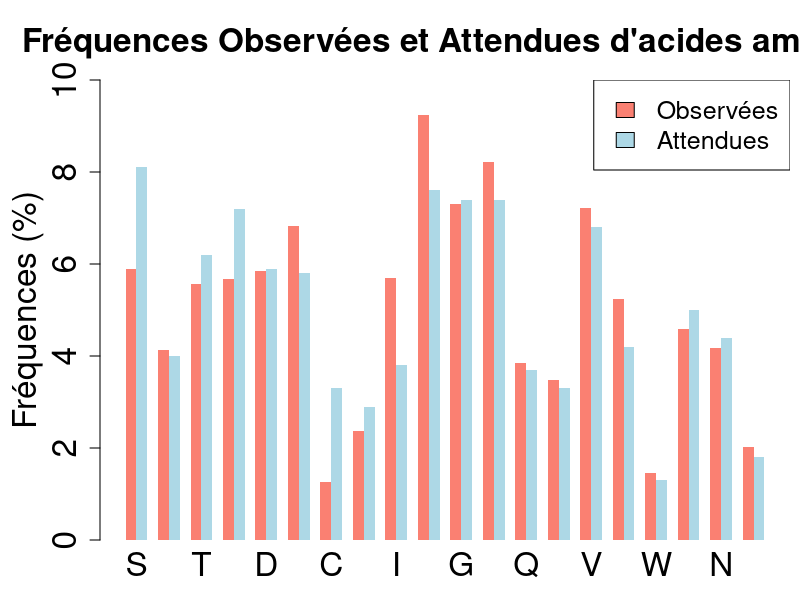
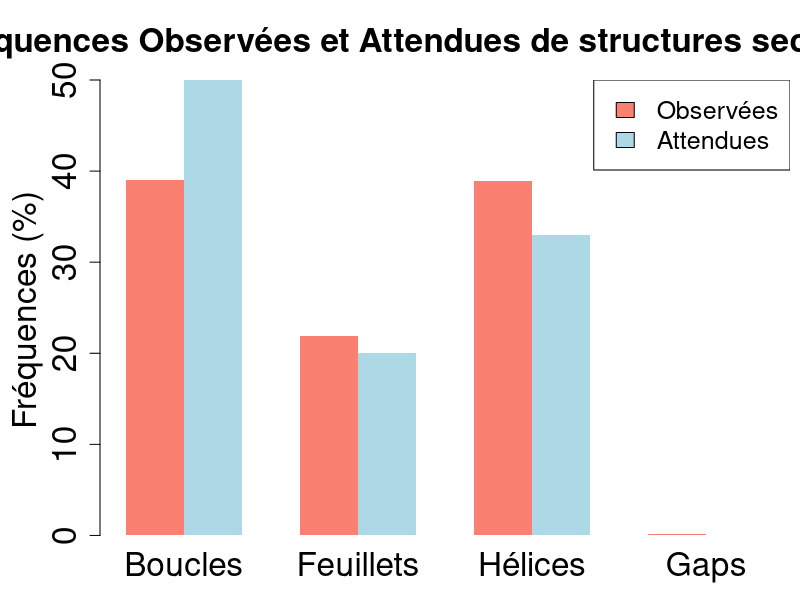
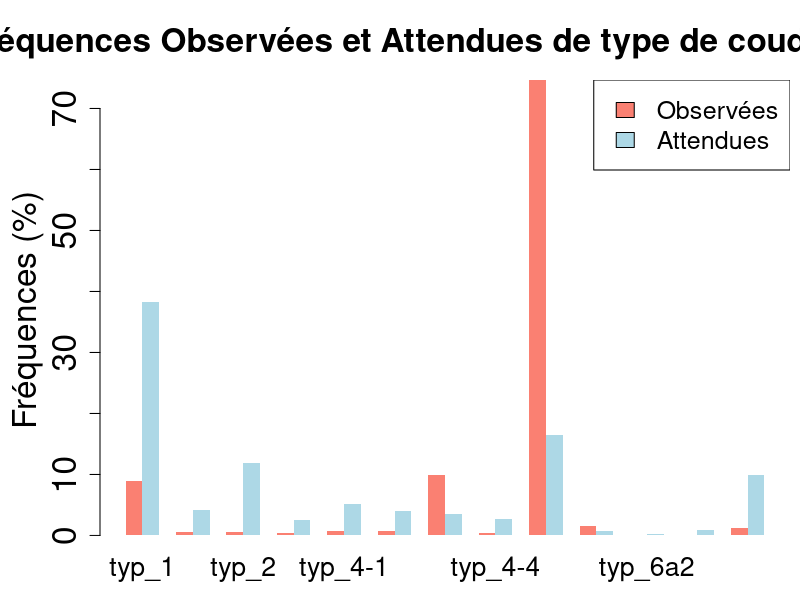

These figures' R source, in order:
rm(list=ls())
par(mar=c(3,5,4,0.5))

#####Fréquences Attendues VS Observées d'acides aminés
data_Ob = read.table('aa_freq.txt', header = T)
data_Ex = read.table('expectedAaFreq.txt', header = T)
dat = rbind(data_Ob$Frequency_..., data_Ex$Frequency_Expected...)
barplot(dat, beside=T, col = c('salmon', 'lightblue'), ylim = c(0,10),
        main = "Fréquences Observées et Attendues d'acides aminés",
        names.arg =  data_Ex$Amino_Acids, border=NA, ylab = 'Fréquences (%)',
        cex.lab = 2, cex.axis = 2, cex.names = 2, cex.main = 2)
legend('topright', fill = c("salmon", "lightblue"),
       legend = c('Observées', 'Attendues'), cex = 1.5)
 
#####Fréquences Attendues VS Observées de structures secondaires
data_Ob = read.table('struct_freq.txt', header = T)
data_Ex = read.table('expectedStructFreq.txt', header = T)
dat = rbind(data_Ob$Frequency_..., data_Ex$Frequency_Expected...)
barplot(dat, beside=T, col = c('salmon', 'lightblue'),
        main = "Fréquences Observées et Attendues de structures secondaires",
        names.arg =  data_Ex$Secondary_Structure, border=NA, ylab = 'Fréquences (%)',
        cex.lab = 2, cex.axis = 2, cex.names = 2, cex.main = 2)
legend('topright', fill = c("salmon", "lightblue"),
       legend = c('Observées', 'Attendues'), cex = 1.5)

#####Fréquences Attendues VS Observées de type de coudes Beta
data_Ob = read.table('type_freq.txt', header = T)
data_Ex = read.table('expectedTypeFreq.txt', header = T)
dat = rbind(data_Ob$Frequency_..., data_Ex$Frequency_Expected...)
barplot(dat, beside=T, col = c('salmon', 'lightblue'),
        main = "Fréquences Observées et Attendues de type de coudes Beta",
        names.arg =  data_Ex$Type, border=NA, ylab = 'Fréquences (%)',
        cex.lab = 2, cex.axis = 2, cex.names = 1.6, cex.main = 2)
legend('topright', fill = c("salmon", "lightblue"),
       legend = c('Observées', 'Attendues'), cex = 1.5)
